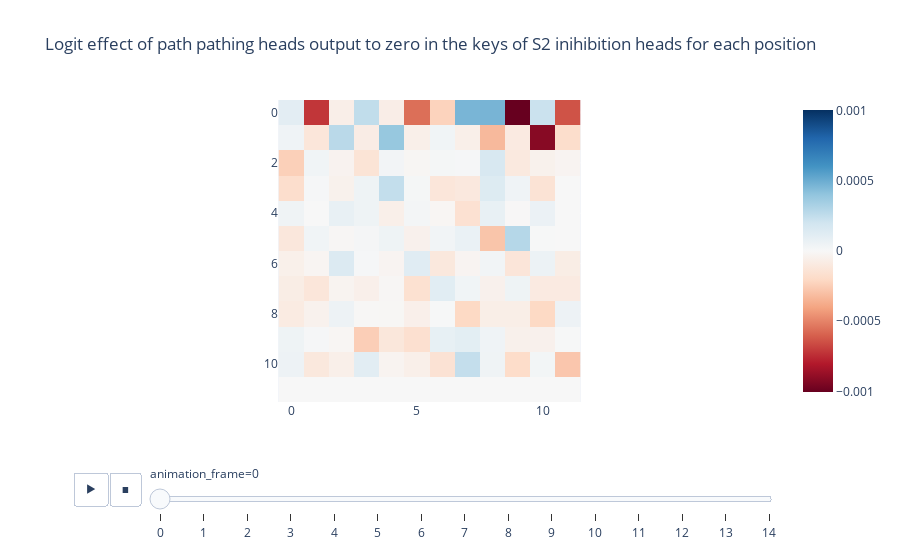

This figure's notebook cell:
### Code cell
imshow(results['z'], animation_frame=0, title='Logit effect of path pathing heads output to zero in the keys of S2 inihibition heads for each position')

### Figure 1 — Plotly figure (JSON) as saved in the notebook; plotly's stock layout.template omitted (floating-point values rounded to 4 significant figures; data arrays with more than 128 entries replaced by an {"elided": "..."} marker saying what was removed)
{"data": [{"coloraxis": "coloraxis", "hovertemplate": "x: %{x}<br>y: %{y}<br>color: %{z}<extra></extra>", "name": "0", "type": "heatmap", "xaxis": "x", "yaxis": "y", "z": {"elided": "12x12 float values"}}], "layout": {"coloraxis": {"cmid": 0, "colorscale": [[0, "rgb(103,0,31)"], [0.1, "rgb(178,24,43)"], [0.2, "rgb(214,96,77)"], [0.3, "rgb(244,165,130)"], [0.4, "rgb(253,219,199)"], [0.5, "rgb(247,247,247)"], [0.6, "rgb(209,229,240)"], [0.7, "rgb(146,197,222)"], [0.8, "rgb(67,147,195)"], [0.9, "rgb(33,102,172)"], [1, "rgb(5,48,97)"]]}, "sliders": [{"active": 0, "currentvalue": {"prefix": "animation_frame="}, "len": 0.9, "pad": {"b": 10, "t": 60}, "steps": [{"args": [["0"], {"frame": {"duration": 0, "redraw": true}, "fromcurrent": true, "mode": "immediate", "transition": {"duration": 0, "easing": "linear"}}], "label": "0", "method": "animate"}, {"args": [["1"], {"frame": {"duration": 0, "redraw": true}, "fromcurrent": true, "mode": "immediate", "transition": {"duration": 0, "easing": "linear"}}], "label": "1", "method": "animate"}, {"args": [["2"], {"frame": {"duration": 0, "redraw": true}, "fromcurrent": true, "mode": "immediate", "transition": {"duration": 0, "easing": "linear"}}], "label": "2", "method": "animate"}, {"args": [["3"], {"frame": {"duration": 0, "redraw": true}, "fromcurrent": true, "mode": "immediate", "transition": {"duration": 0, "easing": "linear"}}], "label": "3", "method": "animate"}, {"args": [["4"], {"frame": {"duration": 0, "redraw": true}, "fromcurrent": true, "mode": "immediate", "transition": {"duration": 0, "easing": "linear"}}], "label": "4", "method": "animate"}, {"args": [["5"], {"frame": {"duration": 0, "redraw": true}, "fromcurrent": true, "mode": "immediate", "transition": {"duration": 0, "easing": "linear"}}], "label": "5", "method": "animate"}, {"args": [["6"], {"frame": {"duration": 0, "redraw": true}, "fromcurrent": true, "mode": "immediate", "transition": {"duration": 0, "easing": "linear"}}], "label": "6", "method": "animate"}, {"args": [["7"], {"frame": {"duration": 0, "redraw": true}, "fromcurrent": true, "mode": "immediate", "transition": {"duration": 0, "easing": "linear"}}], "label": "7", "method": "animate"}, {"args": [["8"], {"frame": {"duration": 0, "redraw": true}, "fromcurrent": true, "mode": "immediate", "transition": {"duration": 0, "easing": "linear"}}], "label": "8", "method": "animate"}, {"args": [["9"], {"frame": {"duration": 0, "redraw": true}, "fromcurrent": true, "mode": "immediate", "transition": {"duration": 0, "easing": "linear"}}], "label": "9", "method": "animate"}, {"args": [["10"], {"frame": {"duration": 0, "redraw": true}, "fromcurrent": true, "mode": "immediate", "transition": {"duration": 0, "easing": "linear"}}], "label": "10", "method": "animate"}, {"args": [["11"], {"frame": {"duration": 0, "redraw": true}, "fromcurrent": true, "mode": "immediate", "transition": {"duration": 0, "easing": "linear"}}], "label": "11", "method": "animate"}, {"args": [["12"], {"frame": {"duration": 0, "redraw": true}, "fromcurrent": true, "mode": "immediate", "transition": {"duration": 0, "easing": "linear"}}], "label": "12", "method": "animate"}, {"args": [["13"], {"frame": {"duration": 0, "redraw": true}, "fromcurrent": true, "mode": "immediate", "transition": {"duration": 0, "easing": "linear"}}], "label": "13", "method": "animate"}, {"args": [["14"], {"frame": {"duration": 0, "redraw": true}, "fromcurrent": true, "mode": "immediate", "transition": {"duration": 0, "easing": "linear"}}], "label": "14", "method": "animate"}], "x": 0.1, "xanchor": "left", "y": 0, "yanchor": "top"}], "title": {"text": "Logit effect of path pathing heads output to zero in the keys of S2 inihibition heads for each position"}, "updatemenus": [{"buttons": [{"args": [null, {"frame": {"duration": 500, "redraw": true}, "fromcurrent": true, "mode": "immediate", "transition": {"duration": 500, "easing": "linear"}}], "label": "&#9654;", "method": "animate"}, {"args": [[null], {"frame": {"duration": 0, "redraw": true}, "fromcurrent": true, "mode": "immediate", "transition": {"duration": 0, "easing": "linear"}}], "label": "&#9724;", "method": "animate"}], "direction": "left", "pad": {"r": 10, "t": 70}, "showactive": false, "type": "buttons", "x": 0.1, "xanchor": "right", "y": 0, "yanchor": "top"}], "xaxis": {"anchor": "y", "constrain": "domain", "domain": [0, 1], "scaleanchor": "y"}, "yaxis": {"anchor": "x", "autorange": "reversed", "constrain": "domain", "domain": [0, 1]}}}
